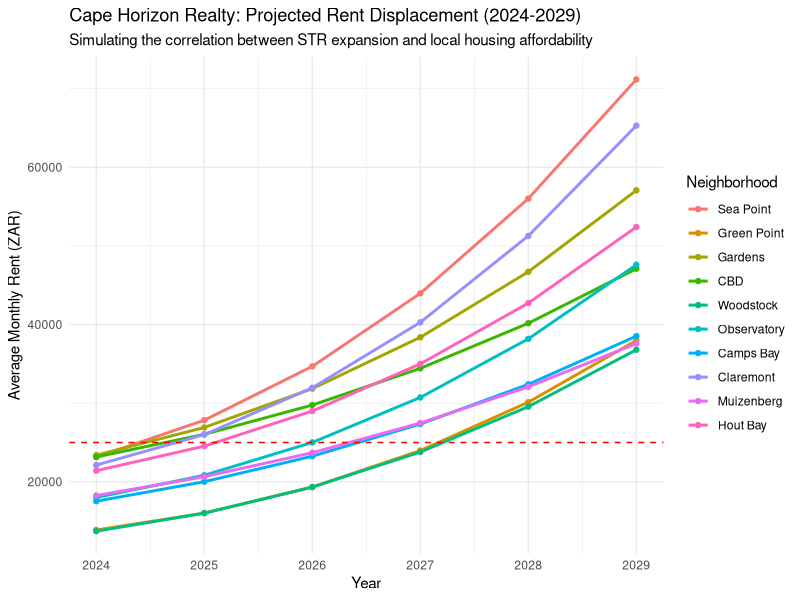

The R source for this figure:
# Load necessary libraries
library(tidyverse)
library(scales)

# 1. Setup Parameters
set.seed(42)
years <- 2024:2029
neighborhoods <- c("Sea Point", "Green Point", "Gardens", "CBD", "Woodstock", 
                   "Observatory", "Camps Bay", "Claremont", "Muizenberg", "Hout Bay")

# 2. Generate Base Data
synthetic_data <- expand.grid(Year = years, Neighborhood = neighborhoods) %>%
  group_by(Neighborhood) %>%
  mutate(
    # Initial STR density (percentage of housing stock)
    STR_Density = seq(runif(1, 2, 5), by = runif(1, 1.5, 3), length.out = n()),
    
    # Base rent (ZAR) with a 5% natural inflation + STR displacement factor
    # Formula: Base_Rent * (1 + Inflation)^Year * (1 + STR_Impact)
    Natural_Growth = 1.05^(Year - 2024),
    Displacement_Factor = 1 + (STR_Density / 15)^2, # Non-linear impact
    Projected_Monthly_Rent = (runif(1, 12000, 22000) * Natural_Growth * Displacement_Factor)
  ) %>%
  ungroup()

# 3. Define Regulatory Risk Threshold
# Intervention is likely if STR Density > 10% or Rent Growth > 40% from baseline
synthetic_data <- synthetic_data %>%
  group_by(Neighborhood) %>%
  mutate(
    Baseline_Rent = first(Projected_Monthly_Rent),
    Rent_Increase_Pct = (Projected_Monthly_Rent - Baseline_Rent) / Baseline_Rent,
    Reg_Risk_Score = (STR_Density * 0.6) + (Rent_Increase_Pct * 100 * 0.4)
  )

# 4. Visualization of the "Tipping Point"
ggplot(synthetic_data, aes(x = Year, y = Projected_Monthly_Rent, color = Neighborhood)) +
  geom_line(size = 1) +
  geom_point() +
  geom_hline(yintercept = 25000, linetype = "dashed", color = "red") +
  labs(
    title = "Cape Horizon Realty: Projected Rent Displacement (2024-2029)",
    subtitle = "Simulating the correlation between STR expansion and local housing affordability",
    y = "Average Monthly Rent (ZAR)",
    x = "Year"
  ) +
  theme_minimal()
